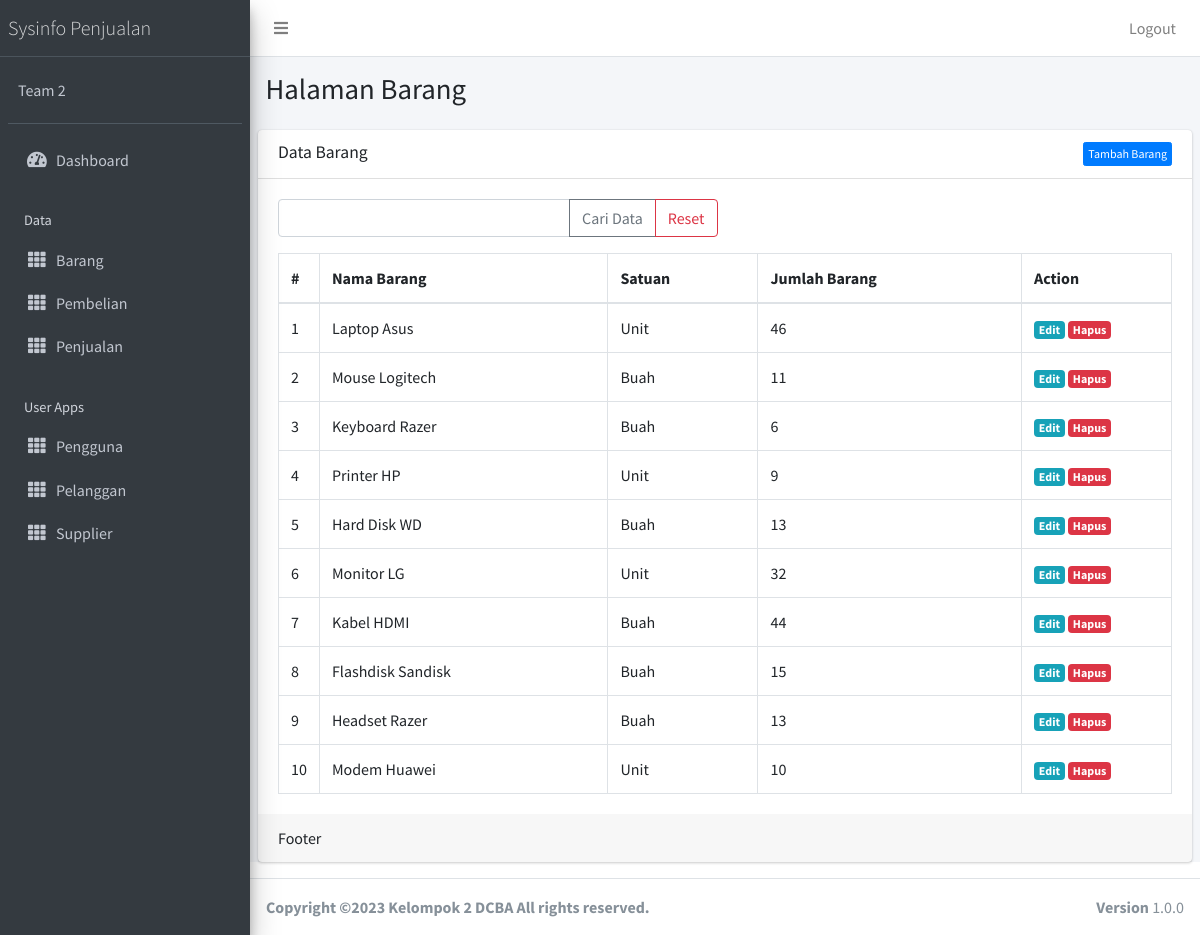
Page /public/barang (signed in) on the committed database.
### tables this page shows
CREATE TABLE `tb_barang` (
  `Id_Barang` int(11) NOT NULL,
  `Nama_Barang` varchar(100) NOT NULL,
  `Keterangan` varchar(255) DEFAULT NULL,
  `Satuan` varchar(50) NOT NULL,
  `Qty` int(11) NOT NULL,
  `Id_Pengguna` int(11) NOT NULL
);

### app/core/Controller.php (called while the page is built, shortened)
<?php
class Controller{
	public function view($view, $data = [])
	{
		require_once '../app/views/' . $view . '.php';
	}
	public function model($model)
	{
		return new $model;
	}
}

### app/controllers/Barang.php (called while the page is built, shortened)
<?php
class Barang extends Controller {
	public function index()
	{
		$data['title'] = 'Data Barang';
		$data['barang'] = $this->model('BarangModel')->getAllBarang();
		$this->view('templates/header', $data);
		$this->view('templates/sidebar', $data);
		$this->view('barang/index', $data);
		$this->view('templates/footer');
	}
}

### app/core/App.php (called while the page is built, shortened)
<?php
class App{
	protected $method = 'index';
	protected $params = [];
	public function __construct(){
		$this->controller = new $this->controller;
		call_user_func_array([$this->controller, $this->method], $this->params);
	}
}

### public/index.php (called while the page is built, shortened)
<?php
$app = new App;

### app/core/Database.php (called while the page is built, shortened)
<?php
class Database{
	private $host = DB_HOST;
	private $user = DB_USER;
	private $pass = DB_PASS;
	private $dbnm = DB_NAME;
	private $dbh;
	private $stmt;
	public function __construct()
	{
		$dsn = 'mysql:host='. $this->host .';dbname='. $this->dbnm;
		$option = [
			PDO::ATTR_PERSISTENT => true,
			PDO::ATTR_ERRMODE => PDO::ERRMODE_EXCEPTION
		];
		try{
			$this->dbh = new PDO($dsn,$this->user,$this->pass, $option);
		}catch(PDOException $e){
			die($e->getMessage());
		}
	}
	public function query($query)
	{
		$this->stmt = $this->dbh->prepare($query);
	}
	public function execute()
	{
		$this->stmt->execute();
	}
	public function resultSet()
	{
		$this->execute();
		return $this->stmt->fetchAll(PDO::FETCH_ASSOC);
	}
}

### app/models/BarangModel.php (called while the page is built, shortened)
<?php
class BarangModel {
	private $table = 'tb_barang';
	private $db;
	public function __construct()
	{
		$this->db = new Database;
	}
	public function getAllBarang()
	{
		$this->db->query('SELECT * FROM ' . $this->table);
		return $this->db->resultSet();
	}
}

### app/views/barang/index.php (the view, shortened to what this page needs)
  <div class="content-wrapper">
    <section class="content-header">
      <div class="container-fluid">
        <div class="row mb-2">
          <div class="col-sm-6">
            <h1>Halaman Barang</h1>
          </div>
        </div>
      </div>
    </section>
    <section class="content">
      <div class="card">
        <div class="card-header">
          <h3 class="card-title"><?= $data['title'] ?></h3> <a href="<?= base_url; ?>/barang/tambah" class="btn float-right btn-xs btn btn-primary">Tambah Barang</a>
        </div>
        <div class="card-body">
      <form action="<?= base_url; ?>/barang/cari" method="post">
 <div class="row mb-3">
    <div class="col-lg-6">
      <div class="input-group">
        <input type="text" class="form-control" placeholder="" name="key" >
    <div class="input-group-append">
          <button class="btn btn-outline-secondary" type="submit">Cari Data</button>
          <a class="btn btn-outline-danger" href="<?= base_url; ?>/barang" >Reset</a>
    </div>
  </div>
  </div>
</div>
    </form>
          <table class="table table-bordered">
                  <thead>
                    <tr>
                      <th style="width: 10px">#</th>
                      <th>Nama Barang</th>
                      <th>Satuan</th>
                      <th>Jumlah Barang</th>
                      <th style="width: 150px">Action</th>
                    </tr>
                  </thead>
                  <tbody>
                  <?php $no=1; ?>
                    <?php foreach ($data['barang'] as $row) :?>
                    <tr>
                      <td><?= $no; ?></td>
                      <td><?= $row['Nama_Barang'];?></td>
                      <td><?= $row['Satuan'];?></td>
                      <td><?= $row['Qty'];?></td>
                      <td>
                        <a href="<?= base_url; ?>/barang/edit/<?= $row['Id_Barang'] ?>" class="badge badge-info ">Edit</a> <a href="<?= base_url; ?>/barang/hapus/<?= $row['Id_Barang'] ?>" class="badge badge-danger" onclick="return confirm('Hapus data?');">Hapus</a>
                      </td>
                    </tr>
                    <?php $no++; endforeach; ?>
                  </tbody>
                </table>
        </div>
        <div class="card-footer">
          Footer
        </div>
      </div>
    </section>
  </div>

### app/views/templates/header.php (shortened to what this page needs)
<!DOCTYPE html>
<html>
<head>
  <link rel="stylesheet" href="<?= base_url; ?>/plugins/fontawesome-free/css/all.min.css">
  <link rel="stylesheet" href="https://code.ionicframework.com/ionicons/2.0.1/css/ionicons.min.css">
  <link rel="stylesheet" href="<?= base_url; ?>/dist/css/adminlte.min.css">
</head>
<body class="hold-transition sidebar-mini">
<div class="wrapper">
  <nav class="main-header navbar navbar-expand navbar-white navbar-light">
      <ul class="navbar-nav">
      <li class="nav-item">
        <a class="nav-link" data-widget="pushmenu" href="#"><i class="fas fa-bars"></i></a>
      </li>
    </ul>
    <ul class="navbar-nav ml-auto">
      <li class="nav-item d-none d-sm-inline-block">
        <a href="<?= base_url; ?>/logout" class="nav-link">Logout</a>
      </li>
    </ul>
  </nav>

### app/views/templates/sidebar.php
<aside class="main-sidebar sidebar-dark-primary elevation-4">
  <a href="#" class="brand-link">
    <span class="brand-text font-weight-light">Sysinfo Penjualan</span>
  </a>
  <div class="sidebar">
    <div class="user-panel mt-3 pb-3 mb-3 d-flex">
      <div class="info">
        <a href="#" class="d-block">Team 2</a>
      </div>
    </div>
    <nav class="mt-2">
      <ul class="nav nav-pills nav-sidebar flex-column" data-widget="treeview" role="menu" data-accordion="false">
        <li class="nav-item">
          <a href="<?= base_url; ?>/home" class="nav-link">
            <i class="nav-icon fas fa-tachometer-alt"></i>
            <p>
              Dashboard
            </p>
          </a>
        </li>
        <li class="nav-header">Data</li>
        <li class="nav-item">
          <a href="<?= base_url; ?>/barang" class="nav-link">
            <i class="nav-icon fas fa-th"></i>
            <p>
              Barang
            </p>
          </a>
        </li>
        <li class="nav-item">
          <a href="<?= base_url; ?>/pembelian" class="nav-link">
            <i class="nav-icon fas fa-th"></i>
            <p>
              Pembelian
            </p>
          </a>
        </li>
        <li class="nav-item">
          <a href="<?= base_url; ?>/penjualan" class="nav-link">
            <i class="nav-icon fas fa-th"></i>
            <p>
              Penjualan
            </p>
          </a>
        </li>
        <li class="nav-header">User Apps</li>
        <li class="nav-item">
          <a href="<?= base_url; ?>/user/index_pengguna" class="nav-link">
            <i class="nav-icon fas fa-th"></i>
            <p>
              Pengguna
            </p>
          </a>
        </li>
        <li class="nav-item">
          <a href="<?= base_url; ?>/user/index_pelanggan" class="nav-link">
            <i class="nav-icon fas fa-th"></i>
            <p>
              Pelanggan
            </p>
          </a>
        </li>
        <li class="nav-item">
          <a href="<?= base_url; ?>/user/index_supplier" class="nav-link">
            <i class="nav-icon fas fa-th"></i>
            <p>
              Supplier
            </p>
          </a>
        </li>
      </ul>
    </nav>
  </div>
</aside>

### app/views/templates/footer.php (shortened to what this page needs)
  <footer class="main-footer">
    <div class="float-right d-none d-sm-block">
      <b>Version</b> 1.0.0
    </div>
    <strong>Copyright &copy;2023 Kelompok 2 DCBA All rights
    reserved.
  </footer>
</div>
</body>
</html>

### rows in the picture
tb_barang: Nama_Barang "Laptop Asus", Satuan "Unit", Qty "46"
tb_barang: Nama_Barang "Mouse Logitech", Satuan "Buah", Qty "11"
tb_barang: Nama_Barang "Keyboard Razer", Satuan "Buah", Qty "6"
tb_barang: Nama_Barang "Printer HP", Satuan "Unit", Qty "9"
tb_barang: Nama_Barang "Hard Disk WD", Satuan "Buah", Qty "13"
tb_barang: Nama_Barang "Monitor LG", Satuan "Unit", Qty "32"
tb_barang: Nama_Barang "Kabel HDMI", Satuan "Buah", Qty "44"
tb_barang: Nama_Barang "Flashdisk Sandisk", Satuan "Buah", Qty "15"
tb_barang: Nama_Barang "Headset Razer", Satuan "Buah", Qty "13"
tb_barang: Nama_Barang "Modem Huawei", Satuan "Unit", Qty "10"

### other values in the picture
$data['title'] "Data Barang"
